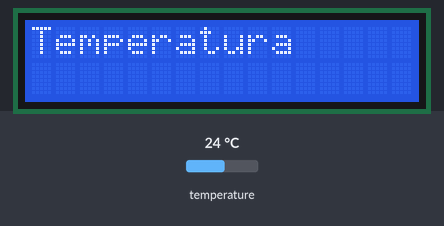
A sketch run on a simulated Arduino Uno, built with avr-gcc and run on an emulated ATmega328P. On the bench: 16×2 character LCD. The inputs (shaded band) are chosen by the test bench; at power-on: temperature 24 °C. Random numbers use the default seed unless the sketch sets one; what the sketch prints to the serial monitor is not drawn.

Above: at 1.2 s.
1.3 s: temperature set to 12 °C
At 2.4 s:
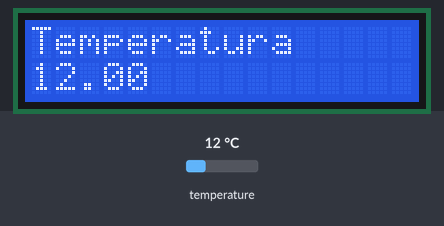
5.3 s: temperature set to 19 °C
At 8.9 s:
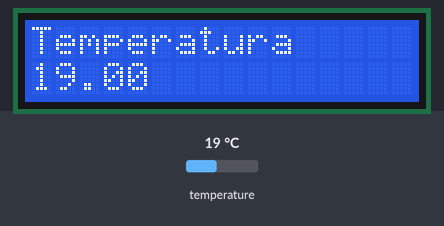
9.6 s: temperature set to 28 °C
At 15.5 s:
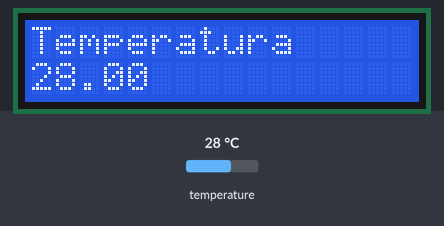
Timing chart, 0 to 17.0 s (numbered marks = the images above; inputs shaded):
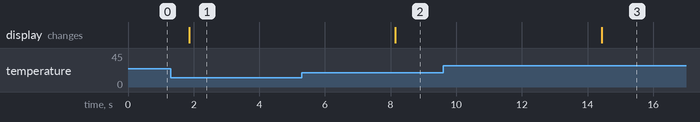

Measured:
- after the input at 5.3 s, the display: changes after 2.8 s (image 2)
- after the input at 9.6 s, the display: changes after 4.8 s (image 3)

The sketch:

HydroponicSystem.ino
```cpp
#include <LiquidCrystal_I2C.h>
#include <ArduinoJson.h>
#include <OneWire.h>
#include <DallasTemperature.h>
//Variables to serialize
long temp;
long acid;
const int pinDatosDQ = 9;
OneWire oneWireObject(pinDatosDQ);
DallasTemperature sensorDS18B20(&oneWireObject);
LiquidCrystal_I2C lcd(0x3f,16,2);
void setup() {
  Serial.begin(9600);
  sensorDS18B20.begin();
  lcd.init();
  lcd.backlight();
  lcd.clear();
  lcd.setCursor(0,0);
  lcd.print("Temperatura");
}
void loop() {
  sensorDS18B20.requestTemperatures();
  delay(1000);
  // I2C Screen
  lcd.setCursor(0,1);
  lcd.print(sensorDS18B20.getTempCByIndex(0));
  lcd.display();
  delay(1000);
  //Get the values
  temp = (sensorDS18B20.getTempCByIndex(0));
  acid = random(0,6);
  //Set as an object
  char buf [100];
  snprintf (buf, sizeof(buf),"{\"temp\":%d,\"acid\":%d}",temp,acid);
  Serial.println(buf);
  delay(3500);
}
```
